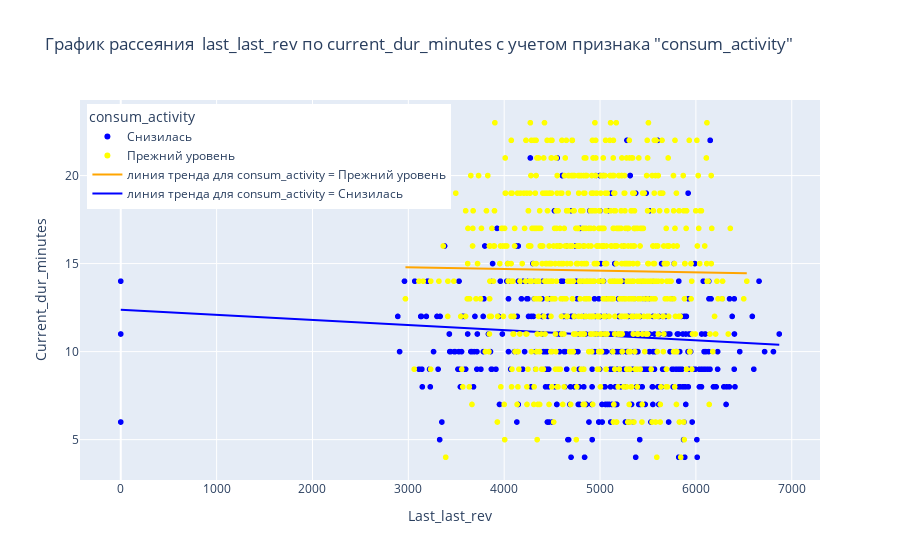

The cell this chart's notebook holds for it:
### Code cell
plot_scatter_for_df(some_df= df_market,
                    feat1='last_last_rev',
                    feat2='current_dur_minutes', 
                    target_feature = 'consum_activity')

### Figure 1 — Plotly figure (JSON) as saved in the notebook; plotly's stock layout.template omitted (floating-point values rounded to 4 significant figures; data arrays with more than 128 entries replaced by an {"elided": "..."} marker saying what was removed)
{"data": [{"hovertemplate": "consum_activity=Снизилась<br>Last_last_rev=%{x}<br>Current_dur_minutes=%{y}<extra></extra>", "legendgroup": "Снизилась", "marker": {"color": "blue", "symbol": "circle"}, "mode": "markers", "name": "Снизилась", "showlegend": true, "type": "scattergl", "x": {"elided": "498 float values"}, "xaxis": "x", "y": {"elided": "498 int values"}, "yaxis": "y"}, {"hovertemplate": "consum_activity=Прежний уровень<br>Last_last_rev=%{x}<br>Current_dur_minutes=%{y}<extra></extra>", "legendgroup": "Прежний уровень", "marker": {"color": "yellow", "symbol": "circle"}, "mode": "markers", "name": "Прежний уровень", "showlegend": true, "type": "scattergl", "x": {"elided": "802 float values"}, "xaxis": "x", "y": {"elided": "802 int values"}, "yaxis": "y"}, {"hovertemplate": "<b>OLS trendline</b><br>current_dur_minutes = -9.59359e-05 * last_last_rev + 15.0779<br>R<sup>2</sup>=0.000218<br><br>last_last_rev=%{x}<br>current_dur_minutes=%{y} <b>(trend)</b><extra></extra>", "legendgroup": "", "line": {"color": "orange"}, "marker": {"color": "#636efa", "symbol": "circle"}, "mode": "lines", "name": "", "showlegend": false, "type": "scatter", "x": {"elided": "802 float values"}, "xaxis": "x", "y": {"elided": "802 float values"}, "yaxis": "y"}, {"hovertemplate": "<b>OLS trendline</b><br>current_dur_minutes = -0.000288726 * last_last_rev + 12.3772<br>R<sup>2</sup>=0.005710<br><br>last_last_rev=%{x}<br>current_dur_minutes=%{y} <b>(trend)</b><extra></extra>", "legendgroup": "", "line": {"color": "blue"}, "marker": {"color": "#636efa", "symbol": "circle"}, "mode": "lines", "name": "", "showlegend": false, "type": "scatter", "x": {"elided": "498 float values"}, "xaxis": "x", "y": {"elided": "498 float values"}, "yaxis": "y"}, {"marker": {"color": "orange"}, "mode": "lines", "name": "линия тренда для consum_activity = Прежний уровень", "showlegend": true, "type": "scatter", "x": [null], "y": [null]}, {"marker": {"color": "blue"}, "mode": "lines", "name": "линия тренда для consum_activity = Снизилась", "showlegend": true, "type": "scatter", "x": [null], "y": [null]}], "layout": {"legend": {"title": {"text": "consum_activity"}, "tracegroupgap": 0, "x": 0.01, "xanchor": "left", "y": 0.99, "yanchor": "top"}, "title": {"text": "График рассеяния  last_last_rev по current_dur_minutes с учетом признака \"consum_activity\""}, "xaxis": {"anchor": "y", "domain": [0, 1], "title": {"text": "Last_last_rev"}}, "yaxis": {"anchor": "x", "domain": [0, 1], "title": {"text": "Current_dur_minutes"}}}}
